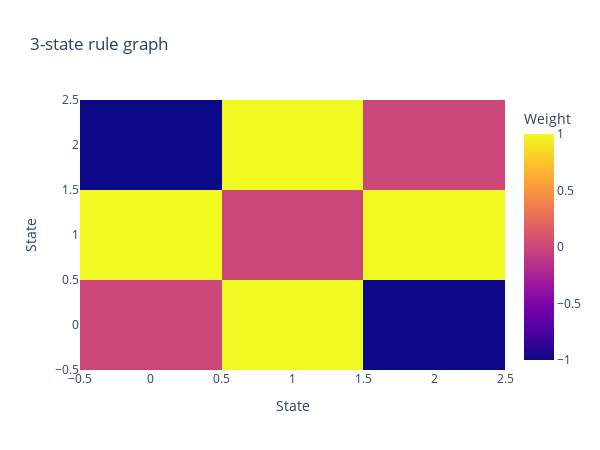

Here is the notebook cell this chart was saved with:
### Markdown cell above
# Value chains modelling 
In order to model value chain we apply a statistical physics approach. Given a graph $G = (V,E)$ we assign each node $v\in V$ with dynamic a possible rule alphabet of size $X$ according to a transition rule $R = (V_r, E_r, W_r)$. The master equation will be modelled using the Gibbs measure for observing the a node in some state $x\in X$. 
$$ P_{v_i}(X = x) = \frac{\exp( \beta e(x))}{\sum_x \exp(\beta e(x))}$$

with $$e(x) = \sum_{<i,j> \in G} W(x_i, x_j)$$
where $W_{ij}$ is the edge weight in the rule graph $R$. Transition between states will follow the Metropolis-Hasting algorithm:

$$ P_{x \rightarrow x'} = \exp( -\beta  (e(x´) - e(x))$$


## Value chains as circular chain
The circular chain has rules in a configuration 

$$ a_n \leftrightarrow ... \leftrightarrow a_1 \leftrightarrow a_0 \leftrightarrow ... \leftrightarrow a_n$$


## CASE: Chain graph
We take here a simple path graph of size $N$ and vary the size of the rule-ring shown above and observe what happens. Each element in the system will be satisfied if it is is neighboring an edge in the rule graph, every other combination will be set to $-1$ energy. Update happens according to the Gibbs measure.

### Code cell
import networkx as nx, numpy as np, plotly.graph_objects as go
from plexsim.models import *

def generate_cycle(n, self_edge = False, weight = 1) -> nx.graph:
    """
    Generates local cycle where only the edges are considered to be 1 otherwise 0
    Input:
    :n: integer representing number of nodes in the system.
    
    Returns:
    :nx.Graph: with the edges of a cycle graph as 1 else 0
    """
    g = nx.complete_graph(n)
    nx.set_edge_attributes(g, -weight, 'weight')
    for u, v in nx.path_graph(n).edges():
        g[u][v]['weight'] = 1
    
    if self_edge:
        for u in g.nodes():
            g.add_edge(u, u, weight = weight)
    return g

# show example rule graph 
ni = 3 #number of states
rule_graph = generate_cycle(ni, False, 1)
hm  = go.Heatmap(z = nx.adj_matrix(rule_graph).todense(),\
                colorbar = dict(title = 'Weight'))
fig = go.Figure(data = hm)
fig.update_layout(title = f'{ni}-state rule graph', \
                  autosize = False,\
                  width = 600,\
                  xaxis_title = 'State',\
                  yaxis_title = 'State',\
                )
fig.show()

### Figure 1 — Plotly figure (JSON) as saved in the notebook; plotly's stock layout.template omitted (floating-point values rounded to 4 significant figures)
{"data": [{"colorbar": {"title": {"text": "Weight"}}, "type": "heatmap", "z": [[0, 1, -1], [1, 0, 1], [-1, 1, 0]]}], "layout": {"autosize": false, "height": 450, "title": {"text": "3-state rule graph"}, "width": 600, "xaxis": {"autorange": true, "range": [-0.5, 2.5], "title": {"text": "State"}}, "yaxis": {"autorange": true, "range": [-0.5, 2.5], "title": {"text": "State"}}}}
